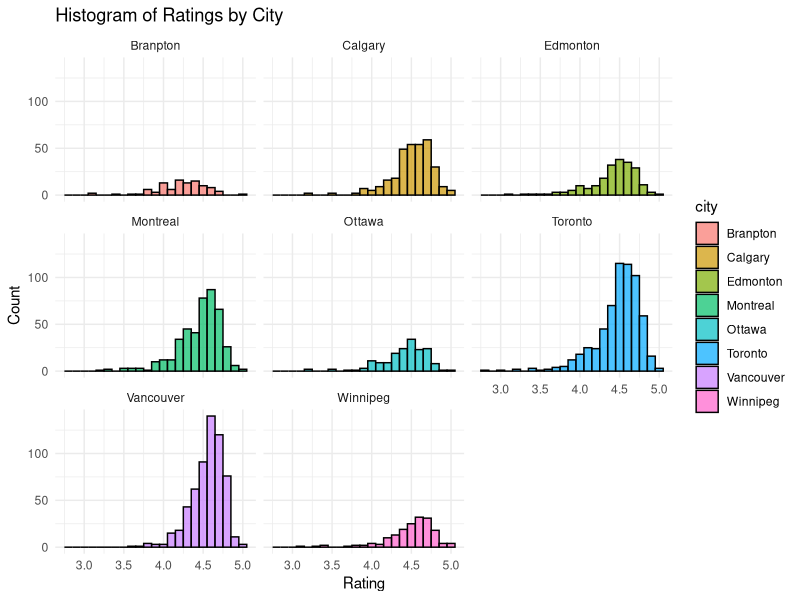
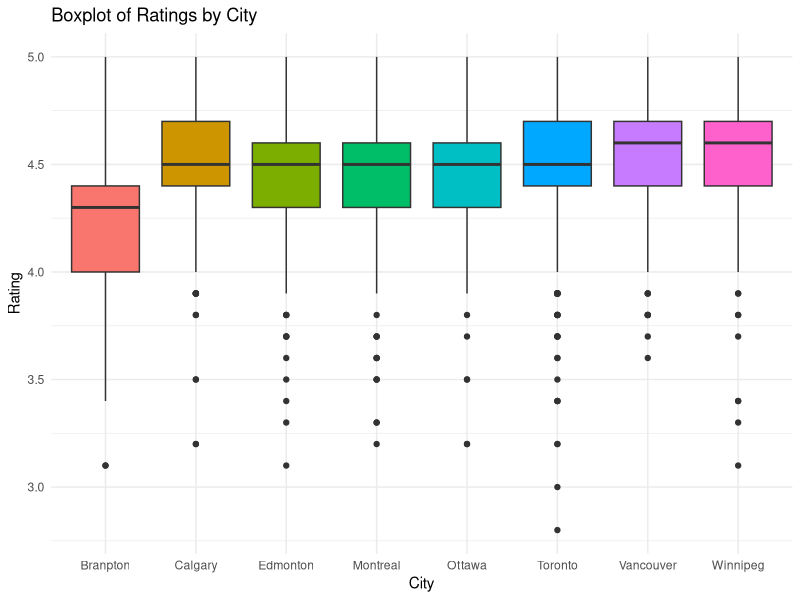
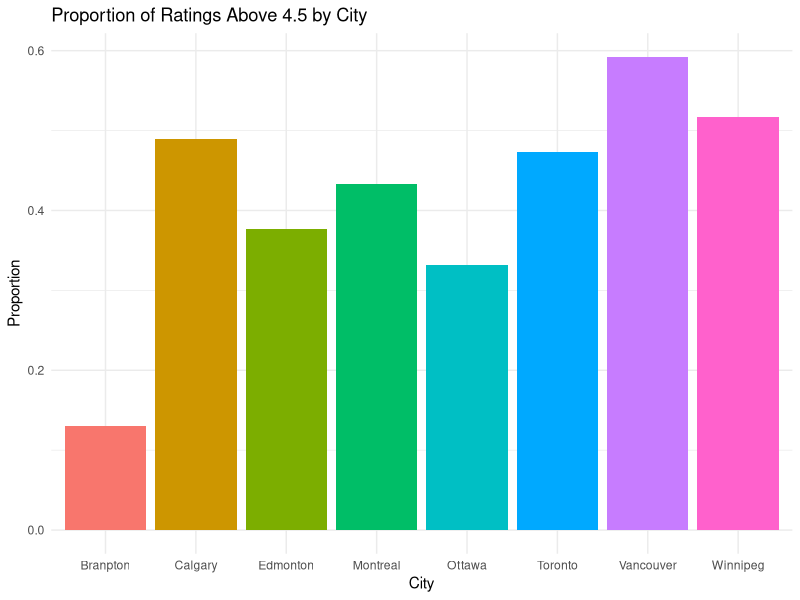

Here is the R script that generated these plots, in order:
## ---- chunk 1
library(dplyr)
library(tidyr)
library(ggplot2)
set.seed(344)
## ---- chunk 2
# Data cleaning and data preparation
# Ensure dataset is in current Working Directory using "getwd()"
full_data <- read.csv("cleaned_full_data.csv", header = T)
data <- full_data[,c("X", "restaurant", "star", "num_reviews", "city")] %>%
  rename(id = X)%>% 
  drop_na()

dim(data)
summary(data)
## ---- chunk 3
N <- 2620 # Total population
z <- 1.96 # z-score for 95% CI
p <- 0.5 # Worst-case variance
e <- 0.05 # Margin of error

n <- round((z^2 * p * (1 - p)) / e^2)
fpc <- n/(1+n/N)
sample_size <- round(fpc)
sample_size
## ---- chunk 4
# Stratified Sampling Proportional Allocation
# Calculate n.h
N.h <- tapply(data$star, data$city, length)
cat("Population Strata Sizes:", N.h, "\n")
city_allocation <- round((N.h/N)*sample_size)
city_allocation
## ---- chunk 5
# Population mean of star
p_mean_star <- mean(data$star)
cat("Population Mean:", p_mean_star, "\n")
## ---- chunk 6
IDS <- data$id
N <- length(data$id)
n <- sample_size

# Simple Random Sampling
srs_sample <- sample.int(N, n, replace = FALSE)
srs_sample.IDS <- IDS[srs_sample]
data_srs_sample <- subset(data, id %in% srs_sample.IDS)

# Sample Mean
srs_sample.mean <- mean(data_srs_sample$star)
cat("Sample Mean:", srs_sample.mean, "\n")

# Sample Variance for Sample Mean
srs_sample.variance <- sum((data_srs_sample$star - srs_sample.mean)^2) / 
  (length(data_srs_sample$star) - 1)
cat("Sample Variance:", srs_sample.variance, "\n")

# Sample SD for Sample Mean
srs_sample.sd <- sqrt(srs_sample.variance)
cat("Sample Standard Deviation:", srs_sample.sd, "\n")

# Calculate 95% CI for population mean
srs_sample.se <- sqrt((1 - n / N) / n) * srs_sample.sd
cat("Sample SE:", srs_sample.se, "\n")

srs_CI <- c(srs_sample.mean - 1.96 * srs_sample.se, srs_sample.mean + 1.96 * srs_sample.se)
cat("95% Confidence Interval:", srs_CI, "\n")
## ---- chunk 7
# Sample proportion of restaurants with ratings greater than 4.5
srs_sample_p <- mean(data_srs_sample$star > 4.5)
cat("Sample Proportion of Restaurants with Ratings > 4.5:", srs_sample_p, "\n")

# Sample variance of the sample proportion
srs_sample.variance_p <- srs_sample_p * (1 - srs_sample_p) / nrow(data_srs_sample)
cat("Sample Variance of the Proportion:", srs_sample.variance_p, "\n")

# Sample SD of the sample proportion
srs_sample.sd_p <- sqrt(srs_sample.variance_p)
cat("Sample Standard Deviation of the Proportion:", srs_sample.sd_p, "\n")

# 95% Confidence Interval for the sample proportion
srs_sample.se_p <- sqrt(1 - (n / N)) * srs_sample.sd_p
srs_CI_p <- c(srs_sample_p - 1.96 * srs_sample.se_p, srs_sample_p + 1.96 * srs_sample.se_p)
cat("Sample Standard Error of the Proportion:", srs_sample.se_p, "\n")
cat("95% Confidence Interval for the Proportion:", srs_CI_p, "\n")
## ---- chunk 8
n.h <- city_allocation

cities <- names(N.h)

set.seed(0)
data_str_sample <- NULL
for (i in 1: length(cities))
{
  row.indices <- which(data$city == cities[i])
  sample.indices <- sample(row.indices, n.h[i], replace = F)
  data_str_sample <- rbind(data_str_sample, data[sample.indices, ])
}

# Stratified Estimation

# Mean rating per city
str_mean.h <- tapply(data_str_sample$star, data_str_sample$city, mean)
cat("Stratified Mean Ratings by City:\n")
print(str_mean.h)

# Variance of ratings per city
str_variance.h <- tapply(data_str_sample$star, data_str_sample$city, var)
cat("Stratified Variance of Ratings by City:\n")
print(str_variance.h)

# Standard error of ratings per city
str_se.h <- sqrt((1 - n.h / N.h) * str_variance.h / n.h)
cat("Stratified Standard Errors by City:\n")
print(str_se.h)

# Weighted mean for stratified estimate of the mean
str_prop.mean <- sum(N.h / N * str_mean.h)
cat("Stratified Estimate of the Mean Rating (Overall):", str_prop.mean, "\n")

# Standard error for the stratified mean estimate
str_prop.mean_se <- sqrt(sum((N.h / N)^2 * str_se.h^2))
cat("Stratified Estimate of Standard Error (Overall):", str_prop.mean_se, "\n")

# Calculate 95% CI for population mean
str_prop_mean_CI <- c(str_prop.mean - 1.96 * str_prop.mean_se, 
                      str_prop.mean + 1.96 * str_prop.mean_se)
cat("95% Confidence Interval:", str_prop_mean_CI, "\n")

## ---- chunk 9
# Proportion:
# Adding a binary indicator for ratings > 4.5 stars
data <- data %>%
  mutate(rating_above_4_5 = ifelse(star > 4.5, 1, 0))

# Stratified Sampling Proportional Allocation
N.h <- tapply(data$rating_above_4_5, data$city, length)
city_allocation <- round((N.h / N) * n)

n.h <- c(13, 41, 27, 55, 22, 80, 76, 22) # Adjust based on city_allocation
cities <- names(N.h)

set.seed(0)
data_str_sample <- NULL
for (i in 1:length(cities)) {
  row.indices <- which(data$city == cities[i])
  sample.indices <- sample(row.indices, n.h[i], replace = FALSE)
  data_str_sample <- rbind(data_str_sample, data[sample.indices, ])
}

# Stratified Estimation for Proportion
str_prop.h <- tapply(data_str_sample$rating_above_4_5, data_str_sample$city, mean)
str_variance.h <- tapply(data_str_sample$rating_above_4_5, data_str_sample$city, var)
str_se.h <- sqrt((1 - n.h / N.h) * str_variance.h / n.h)

str_prop.p <- sum(N.h / N * str_prop.h)
cat("Stratified Proportion:", str_prop.p, "\n")

str_prop.p_se <- sqrt(sum((N.h / N)^2 * str_se.h^2))
cat("Stratified Proportion SE:", str_prop.p_se, "\n")

# Calculate 95% CI for population mean
str_prop_p_CI <- c(str_prop.p - 1.96 * str_prop.p_se, str_prop.p + 1.96 * str_prop.p_se)
cat("95% Confidence Interval:", str_prop_p_CI, "\n")
## ---- chunk 10
head(data)
## ---- chunk 11
# 1. Distribution Plot (Histogram) for Ratings by City
ggplot(data, aes(x = star, fill = city)) +
  geom_histogram(binwidth = 0.1, color = "black", alpha = 0.7) +
  facet_wrap(~ city) +
  labs(title = "Histogram of Ratings by City",
       x = "Rating",
       y = "Count") +
  theme_minimal()

# 2. Boxplot for Ratings by City
ggplot(data, aes(x = city, y = star, fill = city)) +
  geom_boxplot() +
  labs(title = "Boxplot of Ratings by City",
       x = "City",
       y = "Rating") +
  theme_minimal() +
  theme(legend.position = "none")

## ---- chunk 12

data <- data %>%
  mutate(rating_above_4_5 = ifelse(star > 4.5, 1, 0))


city_proportion <- data %>%
  group_by(city) %>%
  summarise(proportion_above_4_5 = mean(rating_above_4_5))

ggplot(city_proportion, aes(x = city, y = proportion_above_4_5, fill = city)) +
  geom_bar(stat = "identity") +
  labs(title = "Proportion of Ratings Above 4.5 by City",
       x = "City",
       y = "Proportion") +
  theme_minimal() +
  theme(legend.position = "none")

